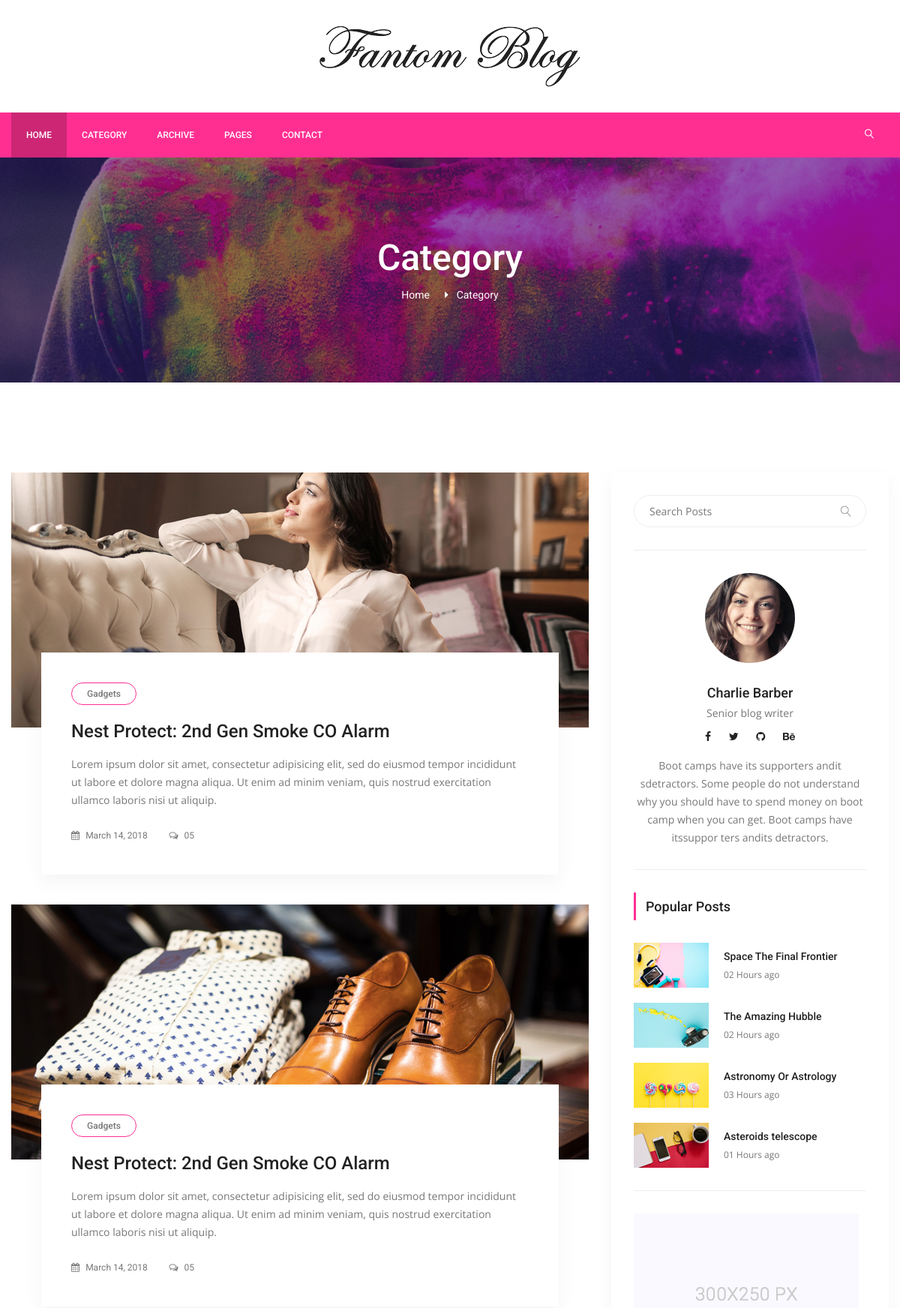
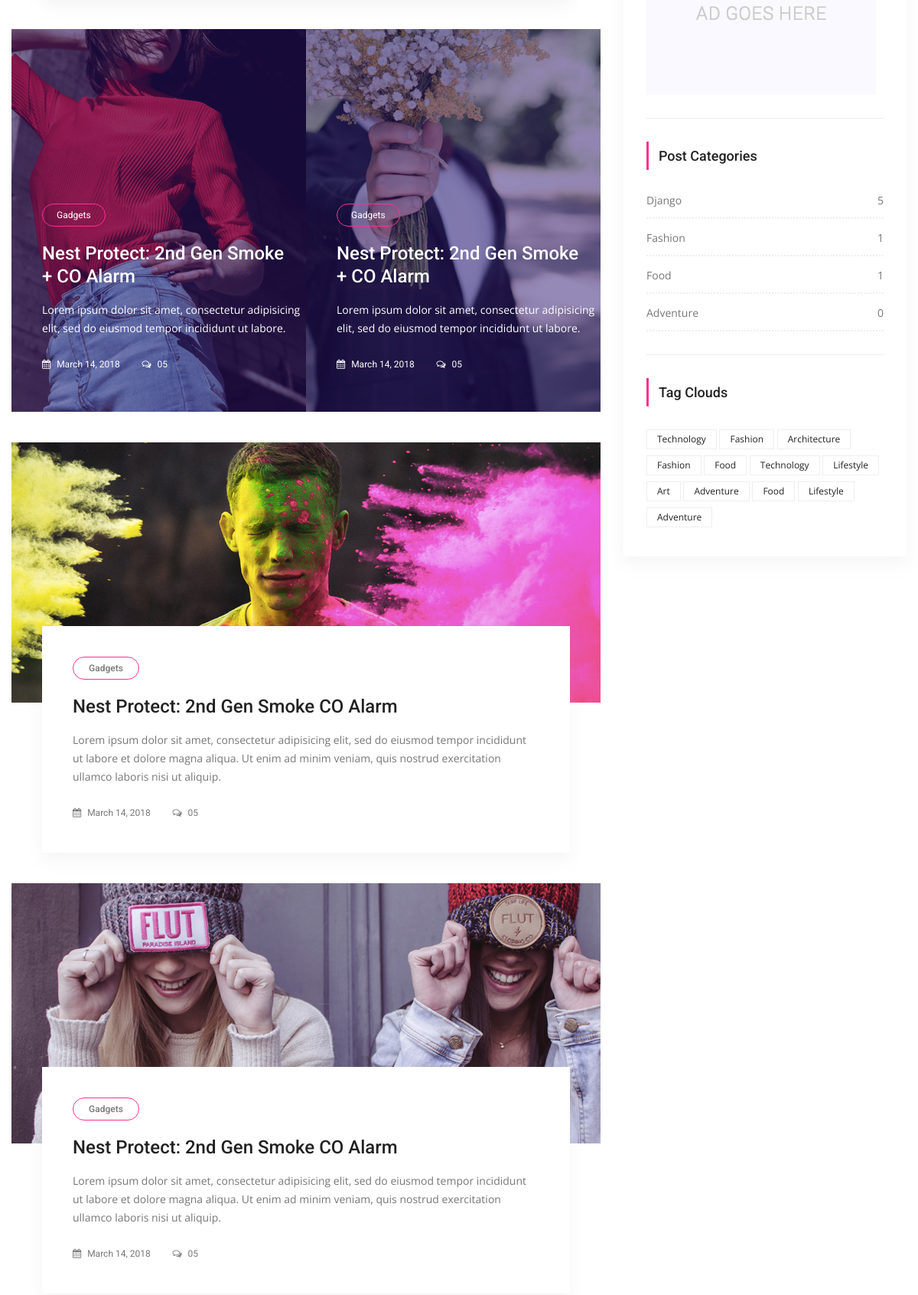
Screenshot of /category/1/django (upper part) with the database file from the repository (2 pictures, top to bottom).
### posts/models.py (models this page shows, shortened)
class Category(models.Model):
    title = models.CharField(max_length=150)
    slug = models.SlugField(editable=False)
    def post_count(self):
        return self.posts.all().count()

### posts/views.py (the view)
# urls.py: path('category/<int:pk>/<slug:slug>', CategoryDetails.as_view(), name="category_detail"),
class CategoryDetails(ListView):
    model = Post
    template_name = 'categories/categories_detail.html'
    context_object_name = 'posts'
    def get_queryset(self):
        self.category = get_object_or_404(Category, pk=self.kwargs['pk'])
        return Post.objects.filter(category=self.category).order_by('-id')
    def get_context_data(self, **kwargs):
        context = super(CategoryDetails, self).get_context_data(**kwargs)
        return context

### posts/templatetags/custom_tags.py (called while the page is built)
@register.simple_tag(name="categories")
def all_categories():
    return Category.objects.all()

### templates/categories/categories_detail.html (shortened to what this page needs)
{% extends 'base.html' %}
{% load static %}
{% block content %}
        <section class="banner_area">
            <div class="banner_inner d-flex align-items-center">
            	<div class="overlay bg-parallax" data-stellar-ratio="0.9" data-stellar-vertical-offset="0" data-background=""></div>
				<div class="container">
					<div class="banner_content text-center">
						<h2>Category</h2>
						<div class="page_link">
							<a href="index.html">Home</a>
							<a href="category.html">Category</a>
						</div>
					</div>
				</div>
            </div>
        </section>
        <section class="blog_area p_120">
            <div class="container">
                <div class="row">
                    <div class="col-lg-8">
                        <div class="blog_left_sidebar">
                            <article class="blog_style1">
                            	<div class="blog_img">
                            		<img class="img-fluid" src="img/home-blog/blog-1.jpg" alt="">
                            	</div>
                            	<div class="blog_text">
									<div class="blog_text_inner">
										<a class="cat" href="#">Gadgets</a>
										<a href="#"><h4>Nest Protect: 2nd Gen Smoke CO Alarm</h4></a>
										<p>Lorem ipsum dolor sit amet, consectetur adipisicing elit, sed do eiusmod tempor incididunt ut labore et dolore magna aliqua. Ut enim ad minim veniam, quis nostrud exercitation ullamco laboris nisi ut aliquip.</p>
										<div class="date">
											<a href="#"><i class="fa fa-calendar" aria-hidden="true"></i> March 14, 2018</a>
											<a href="#"><i class="fa fa-comments-o" aria-hidden="true"></i> 05</a>
										</div>
									</div>
                            	</div>
                            </article>
                            <article class="blog_style1">
                            	<div class="blog_img">
                            		<img class="img-fluid" src="img/home-blog/blog-2.jpg" alt="">
                            	</div>
                            	<div class="blog_text">
									<div class="blog_text_inner">
										<a class="cat" href="#">Gadgets</a>
										<a href="#"><h4>Nest Protect: 2nd Gen Smoke CO Alarm</h4></a>
										<p>Lorem ipsum dolor sit amet, consectetur adipisicing elit, sed do eiusmod tempor incididunt ut labore et dolore magna aliqua. Ut enim ad minim veniam, quis nostrud exercitation ullamco laboris nisi ut aliquip.</p>
										<div class="date">
											<a href="#"><i class="fa fa-calendar" aria-hidden="true"></i> March 14, 2018</a>
											<a href="#"><i class="fa fa-comments-o" aria-hidden="true"></i> 05</a>
										</div>
									</div>
								</div>
                            </article>
                            <div class="row m0 post_cat_item">
                            	<div class="col-md-6 p0">
                            		<div class="post_s_item">
										<div class="post_img">
											<img class="img-fluid" src="img/post-slider/post-cat-1.jpg" alt="">
										</div>
										<div class="post_text">
											<a class="cat" href="#">Gadgets</a>
											<a href="#"><h4>Nest Protect: 2nd Gen Smoke + CO Alarm</h4></a>
											<p>Lorem ipsum dolor sit amet, consectetur adipisicing elit, sed do eiusmod tempor incididunt ut labore.</p>
											<div class="date">
												<a href="#"><i class="fa fa-calendar" aria-hidden="true"></i> March 14, 2018</a>
												<a href="#"><i class="fa fa-comments-o" aria-hidden="true"></i> 05</a>
											</div>
										</div>
									</div>
                            	</div>
                            	<div class="col-md-6 p0">
                            		<div class="post_s_item">
										<div class="post_img">
											<img class="img-fluid" src="img/post-slider/post-cat-2.jpg" alt="">
										</div>
										<div class="post_text">
											<a class="cat" href="#">Gadgets</a>
											<a href="#"><h4>Nest Protect: 2nd Gen Smoke + CO Alarm</h4></a>
											<p>Lorem ipsum dolor sit amet, consectetur adipisicing elit, sed do eiusmod tempor incididunt ut labore.</p>
											<div class="date">
												<a href="#"><i class="fa fa-calendar" aria-hidden="true"></i> March 14, 2018</a>
												<a href="#"><i class="fa fa-comments-o" aria-hidden="true"></i> 05</a>
											</div>
										</div>
									</div>
                            	</div>
                            </div>
                            <article class="blog_style1">
                            	<div class="blog_img">
                            		<img class="img-fluid" src="img/home-blog/blog-3.jpg" alt="">
                            	</div>
                            	<div class="blog_text">
									<div class="blog_text_inner">
										<a class="cat" href="#">Gadgets</a>
										<a href="#"><h4>Nest Protect: 2nd Gen Smoke CO Alarm</h4></a>
										<p>Lorem ipsum dolor sit amet, consectetur adipisicing elit, sed do eiusmod tempor incididunt ut labore et dolore magna aliqua. Ut enim ad minim veniam, quis nostrud exercitation ullamco laboris nisi ut aliquip.</p>
										<div class="date">
											<a href="#"><i class="fa fa-calendar" aria-hidden="true"></i> March 14, 2018</a>
											<a href="#"><i class="fa fa-comments-o" aria-hidden="true"></i> 05</a>
										</div>
									</div>
                            	</div>
                            </article>
                            <article class="blog_style1">
                            	<div class="blog_img">
                            		<img class="img-fluid" src="img/home-blog/blog-4.jpg" alt="">
                            	</div>
                            	<div class="blog_text">
									<div class="blog_text_inner">
										<a class="cat" href="#">Gadgets</a>
										<a href="#"><h4>Nest Protect: 2nd Gen Smoke CO Alarm</h4></a>
										<p>Lorem ipsum dolor sit amet, consectetur adipisicing elit, sed do eiusmod tempor incididunt ut labore et dolore magna aliqua. Ut enim ad minim veniam, quis nostrud exercitation ullamco laboris nisi ut aliquip.</p>
										<div class="date">
											<a href="#"><i class="fa fa-calendar" aria-hidden="true"></i> March 14, 2018</a>
											<a href="#"><i class="fa fa-comments-o" aria-hidden="true"></i> 05</a>
										</div>
									</div>
								</div>
                            </article>
                        </div>
                    </div>
                    {% include 'right_side.html' %}
                </div>
            </div>
        </section>
{% endblock %}

### templates/right_side.html
{% load static %}
{% load custom_tags %}
<div class="col-lg-4">
    <div class="blog_right_sidebar">
        <aside class="single_sidebar_widget search_widget">
            <div class="input-group">
                <input type="text" class="form-control" placeholder="Search Posts">
                <span class="input-group-btn">
                    <button class="btn btn-default" type="button"><i class="lnr lnr-magnifier"></i></button>
                </span>
            </div>
            <div class="br"></div>
        </aside>
        <aside class="single_sidebar_widget author_widget">
            <img class="author_img rounded-circle" src="{% static "img/blog/author.png" %}" %}" alt="">
            <h4>Charlie Barber</h4>
            <p>Senior blog writer</p>
            <div class="social_icon">
                <a href="#"><i class="fa fa-facebook"></i></a>
                <a href="#"><i class="fa fa-twitter"></i></a>
                <a href="#"><i class="fa fa-github"></i></a>
                <a href="#"><i class="fa fa-behance"></i></a>
            </div>
            <p>Boot camps have its supporters andit sdetractors. Some people do not understand why you should have to spend money on boot camp when you can get. Boot camps have itssuppor ters andits detractors.</p>
            <div class="br"></div>
        </aside>
        <aside class="single_sidebar_widget popular_post_widget">
            <h3 class="widget_title">Popular Posts</h3>
            <div class="media post_item">
                <img src="{% static "img/blog/popular-post/post1.jpg" %}" alt="post">
                <div class="media-body">
                    <a href="blog-details.html"><h3>Space The Final Frontier</h3></a>
                    <p>02 Hours ago</p>
                </div>
            </div>
            <div class="media post_item">
                <img src="{% static "img/blog/popular-post/post2.jpg" %}" alt="post">
                <div class="media-body">
                    <a href="blog-details.html"><h3>The Amazing Hubble</h3></a>
                    <p>02 Hours ago</p>
                </div>
            </div>
            <div class="media post_item">
                <img src="{% static "img/blog/popular-post/post3.jpg" %}" alt="post">
                <div class="media-body">
                    <a href="blog-details.html"><h3>Astronomy Or Astrology</h3></a>
                    <p>03 Hours ago</p>
                </div>
            </div>
            <div class="media post_item">
                <img src="{% static "img/blog/popular-post/post4.jpg" %}" alt="post">
                <div class="media-body">
                    <a href="blog-details.html"><h3>Asteroids telescope</h3></a>
                    <p>01 Hours ago</p>
                </div>
            </div>
            <div class="br"></div>
        </aside>
        <aside class="single_sidebar_widget">
            <a href="#"><img class="img-fluid" src="{% static "img/blog/add.jpg" %}" alt=""></a>
            <div class="br"></div>
        </aside>
        <aside class="single_sidebar_widget post_category_widget">
            <h4 class="widget_title">Post Categories</h4>
            <ul class="list cat-list">
                {% categories as categories %}
                {% for category in categories %}
                    <li>
                        <a href="{% url 'category_detail' pk=category.id slug=category.slug %}" class="d-flex justify-content-between">
                            <p>{{ category.title }}</p>
                            <p>{{ category.post_count }}</p>
                        </a>
                    </li>
                {% endfor %}
            </ul>
            <div class="br"></div>
        </aside>
        <aside class="single-sidebar-widget tag_cloud_widget">
            <h4 class="widget_title">Tag Clouds</h4>
            <ul class="list">
                <li><a href="#">Technology</a></li>
                <li><a href="#">Fashion</a></li>
                <li><a href="#">Architecture</a></li>
                <li><a href="#">Fashion</a></li>
                <li><a href="#">Food</a></li>
                <li><a href="#">Technology</a></li>
                <li><a href="#">Lifestyle</a></li>
                <li><a href="#">Art</a></li>
                <li><a href="#">Adventure</a></li>
                <li><a href="#">Food</a></li>
                <li><a href="#">Lifestyle</a></li>
                <li><a href="#">Adventure</a></li>
            </ul>
        </aside>
    </div>
</div>

### rows the page displays
Category: title "Django", post_count "5"
Category: title "Fashion", post_count "1"
Category: title "Food", post_count "1"
Category: title "Adventure", post_count "0"
